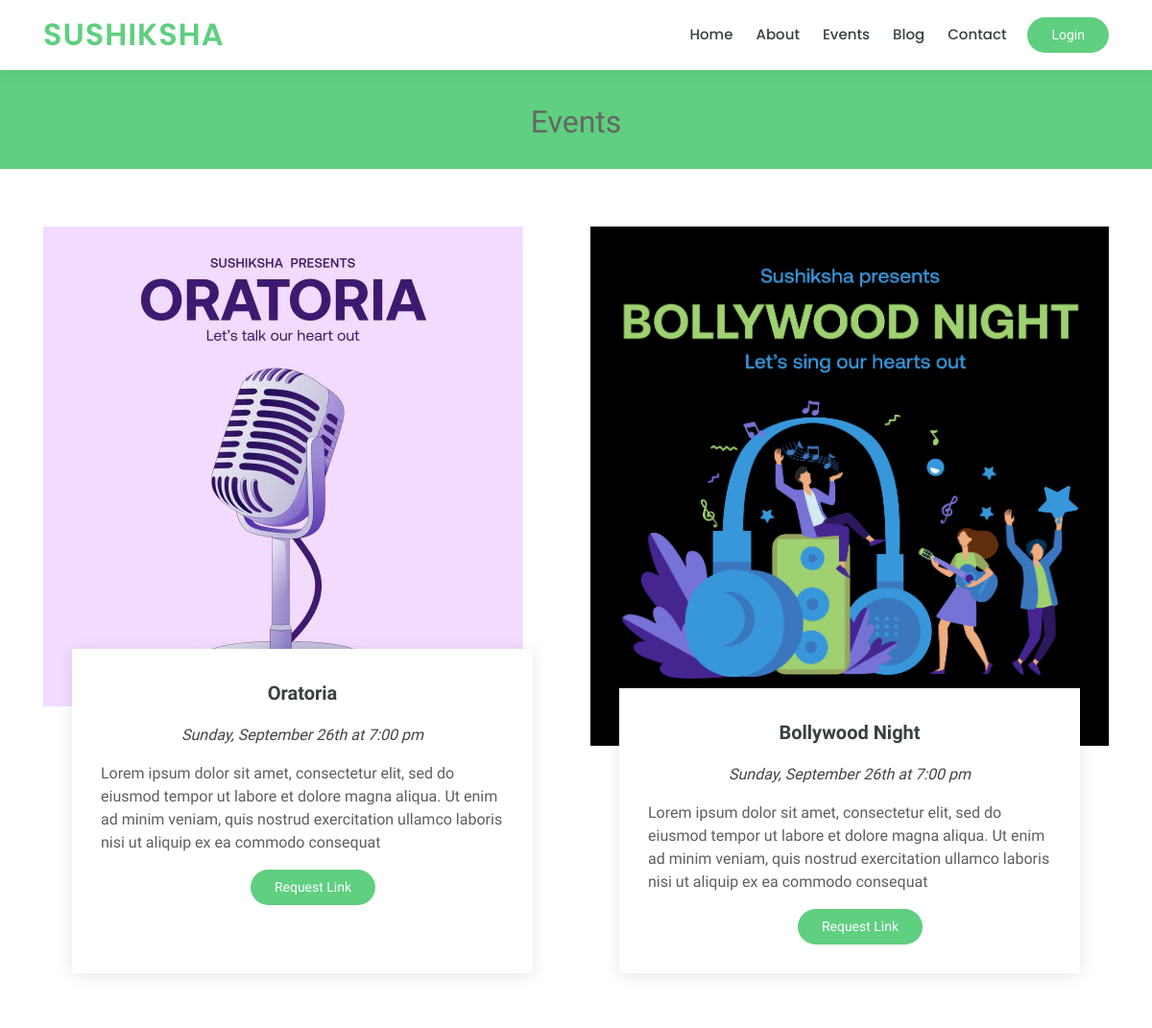
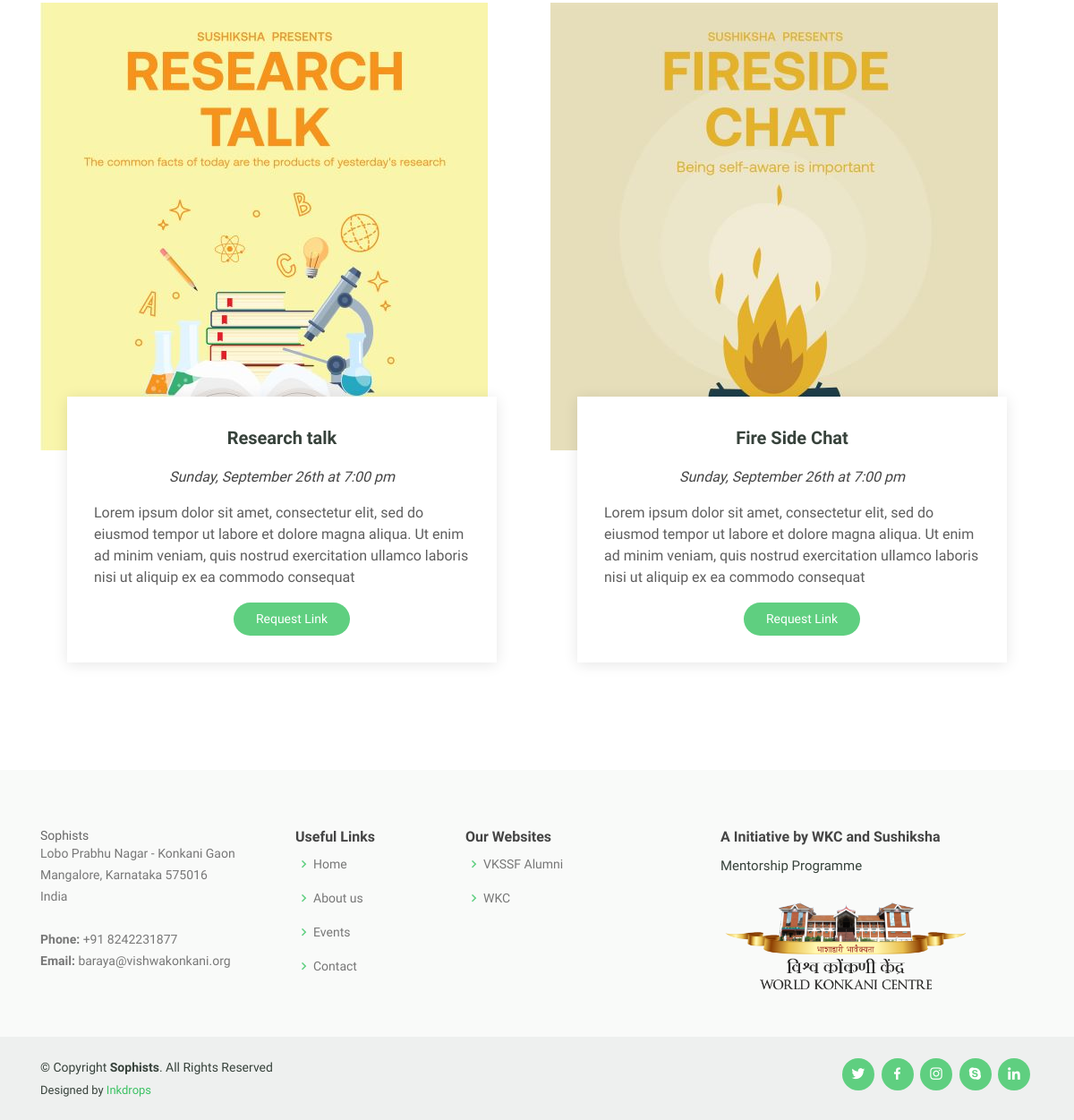
Screenshot of /events/ with the database file from the repository (2 pictures, top to bottom).
### contact/models.py (models this page shows, shortened)
class Events(models.Model):
    title = models.CharField(max_length=30)
    content = models.TextField()
    date_and_time = models.CharField(max_length=50)
    link = models.URLField(default='https://us02web.zoom.us/j/89238479481?pwd=VG5SRzZlUjBWQUpBd1NEbm4yS2Z1Zz09')
    poster = models.ImageField(upload_to='events')

### contact/views.py (the view)
# urls.py: path('events/', views.events, name='events'),
def events(request):
    events_query = Events.objects.all()
    context = {
        'event_list': events_query,
    }
    if request.POST:
        name = request.POST['name']
        email = request.POST['email']
        comment = "Hello," + name + "Here is the link for the event"
        send_mail("Link Request", comment, None, [email])
        if name:
            messages.success(request, f'{name} Please check your mail for link')
        else:
            messages.error(request, 'There was an error while sending the mail')
        return redirect(request.META['HTTP_REFERER'])
    else:
        return render(request, 'events.html', context=context)

### templates/events.html (shortened to what this page needs)
{% extends 'base.html' %}
{% load static %}
{% block content %}
  <main id="main">
    <div class="breadcrumbs" data-aos="fade-in">
      <div class="container">
        <h2>Events</h2>
      </div>
    </div>
    <section id="events" class="events">
      <div class="container" data-aos="fade-up">
        <div class="row">
            {% for event in event_list %}
          <div class="col-md-6 d-flex align-items-stretch">
            <div class="card">
              <div class="card-img">
                <img src="{{ event.poster.url }}" alt="...">
              </div>
              <div class="card-body">
                <h5 class="card-title"><a href="">{{ event.title }}</a></h5>
                <p class="font-italic text-center">{{ event.date_and_time }}</p>
                <p class="card-text">{{ event.content }}</p>
                  <div class="text-center">
                      {% if user.is_authenticated %}
                      <a href="{{ event.link }}" class="get-started-btn text-center">Meeting Link</a>
                          {% else %}
                          <a href="#" class="get-started-btn" data-toggle="modal" data-target="#emailModal" >Request Link</a>
                       {% endif %}
                  </div>
              </div>
            </div>
          </div>
            {% endfor %}
        </div>
      </div>
    </section>
  </main>
{% endblock content %}

### static/assets/css/style.css (style rules this page uses)
body { font-family: "Open Sans", sans-serif; color: #444444; }
a { color: #5fcf80; }
h1, h2, h3, h4, h5, h6 { font-family: "Raleway", sans-serif; }
.get-started-btn { margin-left: 22px; background: #5fcf80; color: #fff; border-radius: 50px; padding: 8px 25px; white-space: nowrap; transition: 0.3s; font-size: 14px; display: inline-block; }
section { padding: 60px 0; overflow: hidden; }
.breadcrumbs { margin-top: 73px; text-align: center; background: #5fcf80; padding: 30px 0; color: #fff; }
.breadcrumbs h2 { font-size: 32px; font-weight: 500; }
.events .card { border: 0; padding: 0 30px; margin-bottom: 60px; position: relative; }
.events .card-img { width: calc(100% + 60px); margin-left: -30px; overflow: hidden; z-index: 9; border-radius: 0; }
.events .card-img img { max-width: 100%; transition: all 0.3s ease-in-out; }
.events .card-body { z-index: 10; background: #fff; border-top: 4px solid #fff; padding: 30px; box-shadow: 0px 2px 15px rgba(0, 0, 0, 0.1); margin-top: -60px; transition: 0.3s; }
.events .card-title { font-weight: 700; text-align: center; margin-bottom: 20px; }
.events .card-title a { color: #37423b; transition: 0.3s; }
.events .card-text { color: #5e5e5e; }

### static/grappelli/stylesheets/partials/custom/tinymce.css (style rules this page uses)
h1,h2,h3,h4 { color:#666;margin:0;padding:0;padding-top:5px }

### rows the page displays
Events: poster (picture), title "Oratoria", date_and_time "Sunday, September 26th at 7:00 pm", content "Lorem ipsum dolor sit amet, consectetur elit, sed do eiusmod tempor ut labore et dolore magna aliqua. Ut enim ad minim veniam, quis nostrud exercitation ullamco laboris nisi ut aliquip ex ea commodo consequat"
Events: poster (picture), title "Bollywood Night", date_and_time "Sunday, September 26th at 7:00 pm", content "Lorem ipsum dolor sit amet, consectetur elit, sed do eiusmod tempor ut labore et dolore magna aliqua. Ut enim ad minim veniam, quis nostrud exercitation ullamco laboris nisi ut aliquip ex ea commodo consequat"
Events: poster (picture), title "Research talk", date_and_time "Sunday, September 26th at 7:00 pm", content "Lorem ipsum dolor sit amet, consectetur elit, sed do eiusmod tempor ut labore et dolore magna aliqua. Ut enim ad minim veniam, quis nostrud exercitation ullamco laboris nisi ut aliquip ex ea commodo consequat"
Events: poster (picture), title "Fire Side Chat", date_and_time "Sunday, September 26th at 7:00 pm", content "Lorem ipsum dolor sit amet, consectetur elit, sed do eiusmod tempor ut labore et dolore magna aliqua. Ut enim ad minim veniam, quis nostrud exercitation ullamco laboris nisi ut aliquip ex ea commodo consequat"
